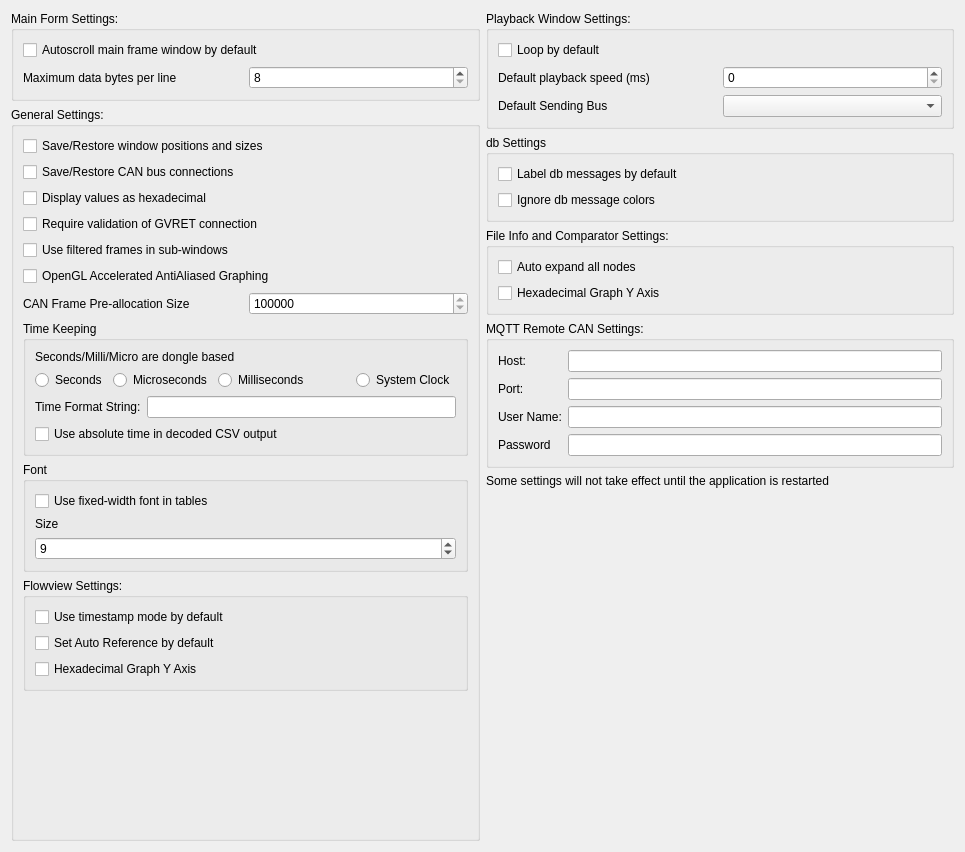
<?xml version="1.0" encoding="UTF-8"?>
<ui version="4.0">
 <class>MainSettingsDialogLIN</class>
 <widget class="QDialog" name="MainSettingsDialogLIN">
  <property name="geometry">
   <rect>
    <x>0</x>
    <y>0</y>
    <width>965</width>
    <height>852</height>
   </rect>
  </property>
  <property name="windowTitle">
   <string>Main Settings</string>
  </property>
  <layout class="QHBoxLayout" name="horizontalLayout_5" stretch="1,1">
   <item>
    <layout class="QVBoxLayout" name="verticalLayout">
     <item>
      <widget class="QGroupBox" name="groupBox_2">
       <property name="title">
        <string>Main Form Settings:</string>
       </property>
       <layout class="QVBoxLayout" name="verticalLayout_3">
        <item>
         <widget class="QCheckBox" name="cbMainAutoScroll">
          <property name="text">
           <string>Autoscroll main frame window by default</string>
          </property>
         </widget>
        </item>
        <item>
         <layout class="QHBoxLayout" name="horizontalLayout_7">
          <item>
           <widget class="QLabel" name="label_12">
            <property name="text">
             <string>Maximum data bytes per line</string>
            </property>
           </widget>
          </item>
          <item>
           <widget class="QSpinBox" name="spinBytesPerLine">
            <property name="minimum">
             <number>8</number>
            </property>
            <property name="maximum">
             <number>64</number>
            </property>
            <property name="singleStep">
             <number>8</number>
            </property>
           </widget>
          </item>
         </layout>
        </item>
       </layout>
      </widget>
     </item>
     <item>
      <widget class="QGroupBox" name="groupBox">
       <property name="title">
        <string>General Settings:</string>
       </property>
       <layout class="QVBoxLayout" name="verticalLayout_2">
        <item>
         <widget class="QCheckBox" name="cbRestorePositions">
          <property name="text">
           <string>Save/Restore window positions and sizes</string>
          </property>
         </widget>
        </item>
        <item>
         <widget class="QCheckBox" name="cbLoadConnections">
          <property name="text">
           <string>Save/Restore CAN bus connections</string>
          </property>
         </widget>
        </item>
        <item>
         <widget class="QCheckBox" name="cbDisplayHex">
          <property name="text">
           <string>Display values as hexadecimal</string>
          </property>
         </widget>
        </item>
        <item>
         <widget class="QCheckBox" name="cbValidate">
          <property name="text">
           <string>Require validation of GVRET connection</string>
          </property>
         </widget>
        </item>
        <item>
         <widget class="QCheckBox" name="cbUseFiltered">
          <property name="text">
           <string>Use filtered frames in sub-windows</string>
          </property>
         </widget>
        </item>
        <item>
         <widget class="QCheckBox" name="cbUseOpenGL">
          <property name="text">
           <string>OpenGL Accelerated AntiAliased Graphing</string>
          </property>
         </widget>
        </item>
        <item>
         <layout class="QHBoxLayout" name="horizontalLayout_6">
          <property name="topMargin">
           <number>0</number>
          </property>
          <property name="bottomMargin">
           <number>0</number>
          </property>
          <item>
           <widget class="QLabel" name="label_10">
            <property name="text">
             <string>CAN Frame Pre-allocation Size</string>
            </property>
           </widget>
          </item>
          <item>
           <widget class="QSpinBox" name="spinMaximumFrames">
            <property name="minimum">
             <number>100000</number>
            </property>
            <property name="maximum">
             <number>1000000000</number>
            </property>
            <property name="singleStep">
             <number>100000</number>
            </property>
            <property name="value">
             <number>10000000</number>
            </property>
           </widget>
          </item>
         </layout>
        </item>
        <item>
         <widget class="QGroupBox" name="groupBox_6">
          <property name="title">
           <string>Time Keeping</string>
          </property>
          <layout class="QVBoxLayout" name="verticalLayout_7">
           <item>
            <widget class="QLabel" name="label_3">
             <property name="text">
              <string>Seconds/Milli/Micro are dongle based</string>
             </property>
            </widget>
           </item>
           <item>
            <layout class="QHBoxLayout" name="horizontalLayout_4">
             <item>
              <widget class="QRadioButton" name="rbSeconds">
               <property name="text">
                <string>Seconds</string>
               </property>
              </widget>
             </item>
             <item>
              <widget class="QRadioButton" name="rbMicros">
               <property name="text">
                <string>Microseconds</string>
               </property>
              </widget>
             </item>
             <item>
              <widget class="QRadioButton" name="rbMillis">
               <property name="text">
                <string>Milliseconds</string>
               </property>
              </widget>
             </item>
             <item>
              <spacer name="horizontalSpacer">
               <property name="orientation">
                <enum>Qt::Horizontal</enum>
               </property>
               <property name="sizeHint" stdset="0">
                <size>
                 <width>40</width>
                 <height>20</height>
                </size>
               </property>
              </spacer>
             </item>
             <item>
              <widget class="QRadioButton" name="rbSysClock">
               <property name="text">
                <string>System Clock</string>
               </property>
              </widget>
             </item>
            </layout>
           </item>
           <item>
            <layout class="QHBoxLayout" name="horizontalLayout_3">
             <item>
              <widget class="QLabel" name="label_4">
               <property name="text">
                <string>Time Format String:</string>
               </property>
              </widget>
             </item>
             <item>
              <widget class="QLineEdit" name="lineClockFormat"/>
             </item>
            </layout>
           </item>
           <item>
            <widget class="QCheckBox" name="cbCSVAbsTime">
             <property name="text">
              <string>Use absolute time in decoded CSV output</string>
             </property>
            </widget>
           </item>
          </layout>
         </widget>
        </item>
        <item>
         <widget class="QGroupBox" name="groupBox_7">
          <property name="title">
           <string>Font</string>
          </property>
          <layout class="QVBoxLayout" name="verticalLayout_8">
           <item>
            <widget class="QCheckBox" name="cbFontFixedWidth">
             <property name="text">
              <string>Use fixed-width font in tables</string>
             </property>
            </widget>
           </item>
           <item>
            <widget class="QLabel" name="label_11">
             <property name="text">
              <string>Size</string>
             </property>
            </widget>
           </item>
           <item>
            <widget class="QSpinBox" name="spinFontSize">
             <property name="minimum">
              <number>7</number>
             </property>
             <property name="maximum">
              <number>15</number>
             </property>
             <property name="value">
              <number>9</number>
             </property>
            </widget>
           </item>
          </layout>
         </widget>
        </item>
        <item>
         <widget class="QGroupBox" name="groupBox_3">
          <property name="title">
           <string>Flowview Settings:</string>
          </property>
          <layout class="QVBoxLayout" name="verticalLayout_4">
           <item>
            <widget class="QCheckBox" name="cbFlowUseTimestamp">
             <property name="text">
              <string>Use timestamp mode by default</string>
             </property>
            </widget>
           </item>
           <item>
            <widget class="QCheckBox" name="cbFlowAutoRef">
             <property name="text">
              <string>Set Auto Reference by default</string>
             </property>
            </widget>
           </item>
           <item>
            <widget class="QCheckBox" name="cbHexGraphFlow">
             <property name="text">
              <string>Hexadecimal Graph Y Axis</string>
             </property>
            </widget>
           </item>
          </layout>
         </widget>
        </item>
        <item>
         <spacer name="verticalSpacer_2">
          <property name="orientation">
           <enum>Qt::Vertical</enum>
          </property>
          <property name="sizeHint" stdset="0">
           <size>
            <width>20</width>
            <height>40</height>
           </size>
          </property>
         </spacer>
        </item>
       </layout>
      </widget>
     </item>
    </layout>
   </item>
   <item>
    <layout class="QVBoxLayout" name="verticalLayout_9">
     <item>
      <widget class="QGroupBox" name="groupBox_4">
       <property name="title">
        <string>Playback Window Settings:</string>
       </property>
       <layout class="QVBoxLayout" name="verticalLayout_5">
        <item>
         <widget class="QCheckBox" name="cbPlaybackLoop">
          <property name="text">
           <string>Loop by default</string>
          </property>
         </widget>
        </item>
        <item>
         <layout class="QHBoxLayout" name="horizontalLayout">
          <item>
           <widget class="QLabel" name="label">
            <property name="text">
             <string>Default playback speed (ms)</string>
            </property>
           </widget>
          </item>
          <item>
           <widget class="QSpinBox" name="spinPlaybackSpeed">
            <property name="maximum">
             <number>1000</number>
            </property>
           </widget>
          </item>
         </layout>
        </item>
        <item>
         <layout class="QHBoxLayout" name="horizontalLayout_2">
          <item>
           <widget class="QLabel" name="label_2">
            <property name="text">
             <string>Default Sending Bus</string>
            </property>
           </widget>
          </item>
          <item>
           <widget class="QComboBox" name="comboSendingBus"/>
          </item>
         </layout>
        </item>
       </layout>
      </widget>
     </item>
     <item>
      <widget class="QGroupBox" name="groupBox_9">
       <property name="title">
        <string>db Settings</string>
       </property>
       <layout class="QVBoxLayout" name="verticalLayout_10">
        <item>
         <widget class="QCheckBox" name="cbFilterLabeling">
          <property name="text">
           <string>Label db messages by default</string>
          </property>
         </widget>
        </item>
        <item>
         <widget class="QCheckBox" name="cbIgnoredbColors">
          <property name="text">
           <string>Ignore db message colors</string>
          </property>
         </widget>
        </item>
       </layout>
      </widget>
     </item>
     <item>
      <widget class="QGroupBox" name="groupBox_5">
       <property name="title">
        <string>File Info and Comparator Settings:</string>
       </property>
       <layout class="QVBoxLayout" name="verticalLayout_6">
        <item>
         <widget class="QCheckBox" name="cbInfoAutoExpand">
          <property name="text">
           <string>Auto expand all nodes</string>
          </property>
         </widget>
        </item>
        <item>
         <widget class="QCheckBox" name="cbHexGraphInfo">
          <property name="text">
           <string>Hexadecimal Graph Y Axis</string>
          </property>
         </widget>
        </item>
       </layout>
      </widget>
     </item>
     <item>
      <widget class="QGroupBox" name="groupBox_8">
       <property name="enabled">
        <bool>true</bool>
       </property>
       <property name="title">
        <string>MQTT Remote CAN Settings:</string>
       </property>
       <layout class="QFormLayout" name="formLayout">
        <item row="0" column="0">
         <widget class="QLabel" name="label_6">
          <property name="text">
           <string>Host:</string>
          </property>
         </widget>
        </item>
        <item row="0" column="1">
         <widget class="QLineEdit" name="lineRemoteHost"/>
        </item>
        <item row="1" column="0">
         <widget class="QLabel" name="label_7">
          <property name="text">
           <string>Port:</string>
          </property>
         </widget>
        </item>
        <item row="1" column="1">
         <widget class="QLineEdit" name="lineRemotePort"/>
        </item>
        <item row="2" column="0">
         <widget class="QLabel" name="label_8">
          <property name="text">
           <string>User Name:</string>
          </property>
         </widget>
        </item>
        <item row="2" column="1">
         <widget class="QLineEdit" name="lineRemoteUser"/>
        </item>
        <item row="3" column="0">
         <widget class="QLabel" name="label_9">
          <property name="text">
           <string>Password</string>
          </property>
         </widget>
        </item>
        <item row="3" column="1">
         <widget class="QLineEdit" name="lineRemotePassword">
          <property name="echoMode">
           <enum>QLineEdit::Password</enum>
          </property>
         </widget>
        </item>
       </layout>
      </widget>
     </item>
     <item>
      <widget class="QLabel" name="label_5">
       <property name="text">
        <string>Some settings will not take effect until the application is restarted</string>
       </property>
       <property name="wordWrap">
        <bool>true</bool>
       </property>
      </widget>
     </item>
     <item>
      <spacer name="verticalSpacer">
       <property name="orientation">
        <enum>Qt::Vertical</enum>
       </property>
       <property name="sizeHint" stdset="0">
        <size>
         <width>20</width>
         <height>40</height>
        </size>
       </property>
      </spacer>
     </item>
    </layout>
   </item>
  </layout>
 </widget>
 <tabstops>
  <tabstop>cbMainAutoScroll</tabstop>
  <tabstop>cbRestorePositions</tabstop>
  <tabstop>cbLoadConnections</tabstop>
  <tabstop>cbDisplayHex</tabstop>
  <tabstop>cbValidate</tabstop>
  <tabstop>cbUseFiltered</tabstop>
  <tabstop>cbUseOpenGL</tabstop>
  <tabstop>rbSeconds</tabstop>
  <tabstop>rbMicros</tabstop>
  <tabstop>rbSysClock</tabstop>
  <tabstop>lineClockFormat</tabstop>
  <tabstop>spinFontSize</tabstop>
  <tabstop>cbFlowUseTimestamp</tabstop>
  <tabstop>cbFlowAutoRef</tabstop>
  <tabstop>cbPlaybackLoop</tabstop>
  <tabstop>spinPlaybackSpeed</tabstop>
  <tabstop>comboSendingBus</tabstop>
  <tabstop>cbInfoAutoExpand</tabstop>
  <tabstop>lineRemoteHost</tabstop>
  <tabstop>lineRemotePort</tabstop>
 </tabstops>
 <resources/>
 <connections/>
</ui>
